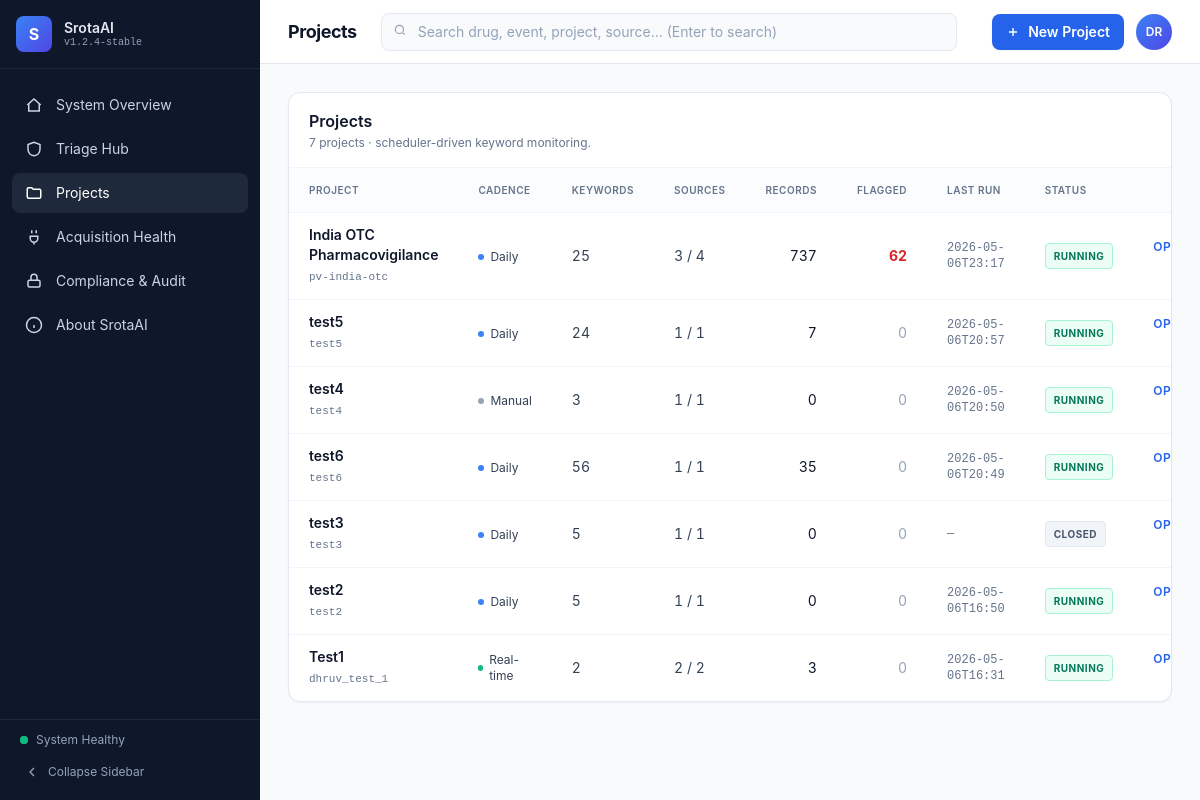
The app's page /projects with its own data.
### tables this page shows
CREATE TABLE projects (
    id              TEXT PRIMARY KEY,
    name            TEXT NOT NULL,
    description     TEXT,
    keywords_json   TEXT NOT NULL,        -- JSON list[str]
    time_window_json TEXT NOT NULL,       -- JSON TimeWindow.to_dict()
    config_json     TEXT NOT NULL,        -- full Project._serialisable() snapshot
    created_at      TEXT NOT NULL,
    updated_at      TEXT NOT NULL
, status TEXT NOT NULL DEFAULT 'running', cadence TEXT NOT NULL DEFAULT 'daily', last_started_at TEXT, last_completed_at TEXT);

### srotaai/web/app.py (the view)
@app.get("/projects")
def projects_page(request: Request):
    s = _store()
    try:
        ctx = _common("projects", s)
        ctx.update(page_title="Projects", project_rows=M.project_rows(s))
        return templates.TemplateResponse(request, "projects.html", ctx)
    finally:
        s.close()

### srotaai/web/templates/projects.html
{% extends "base.html" %}
{% import "_macros.html" as ui %}
{% block content %}
<section class="bg-white border border-slate-200 rounded-xl shadow-sm overflow-hidden">
  <header class="px-5 py-4 border-b border-slate-100">
    <h2 class="font-semibold text-slate-900">Projects</h2>
    <p class="text-xs text-slate-500 mt-0.5">{{ project_rows|length }} project{{ '' if project_rows|length==1 else 's' }} · scheduler-driven keyword monitoring.</p>
  </header>
  {% if project_rows %}
  <div class="overflow-x-auto">
  <table class="w-full text-sm">
    <thead class="text-[10px] uppercase tracking-wider text-slate-500 bg-slate-50/60">
      <tr>
        <th class="px-5 py-3 text-left font-semibold">Project</th>
        <th class="px-5 py-3 text-left font-semibold">Cadence</th>
        <th class="px-5 py-3 text-left font-semibold">Keywords</th>
        <th class="px-5 py-3 text-left font-semibold">Sources</th>
        <th class="px-5 py-3 text-right font-semibold">Records</th>
        <th class="px-5 py-3 text-right font-semibold">Flagged</th>
        <th class="px-5 py-3 text-left font-semibold">Last Run</th>
        <th class="px-5 py-3 text-left font-semibold">Status</th>
        <th></th>
      </tr>
    </thead>
    <tbody>
      {% for p in project_rows %}
      <tr class="border-t border-slate-100 hover:bg-slate-50/60">
        <td class="px-5 py-3">
          <div class="font-semibold text-slate-900">{{ p.name or p.id }}</div>
          <div class="text-[11px] text-slate-500 font-mono mt-0.5">{{ p.id }}</div>
        </td>
        <td class="px-5 py-3 text-slate-700 text-xs">
          <span class="inline-flex items-center gap-1.5">
            <span class="w-1.5 h-1.5 rounded-full
              {% if p.cadence=='real_time' %}bg-emerald-500 animate-pulse{% elif p.cadence=='daily' %}bg-blue-500{% elif p.cadence=='weekly' %}bg-violet-500{% else %}bg-slate-400{% endif %}"></span>
            {{ {'real_time':'Real-time','daily':'Daily','weekly':'Weekly','manual':'Manual'}.get(p.cadence, p.cadence) }}
          </span>
        </td>
        <td class="px-5 py-3 text-slate-700 tabular-nums">{{ p.kw_count }}</td>
        <td class="px-5 py-3 text-slate-700 tabular-nums">{{ p.sources_active }} / {{ p.sources_total }}</td>
        <td class="px-5 py-3 text-right tabular-nums">{{ p.records }}</td>
        <td class="px-5 py-3 text-right">
          {% if p.flagged %}
            <span class="font-bold text-red-600 tabular-nums">{{ p.flagged }}</span>
          {% else %}
            <span class="text-slate-400 tabular-nums">0</span>
          {% endif %}
        </td>
        <td class="px-5 py-3 text-xs font-mono text-slate-500">{{ p.last_run or '—' }}</td>
        <td class="px-5 py-3">{{ ui.pill(p.status, p.status_color) }}</td>
        <td class="px-5 py-3 text-right">
          <a href="/projects/{{ p.id }}" class="text-blue-600 hover:text-blue-700 font-semibold text-xs uppercase tracking-wider">Open →</a>
        </td>
      </tr>
      {% endfor %}
    </tbody>
  </table>
  </div>
  {% else %}
  <div class="p-8">{{ ui.empty_state('No projects yet', 'Create your first monitoring project to start ingesting and triaging signals.', '+ New Project', '/projects/new') }}</div>
  {% endif %}
</section>
{% endblock %}

### srotaai/web/templates/_macros.html (shortened to what this page needs)
{% macro pill(label, color='gray') %}
<span class="inline-flex items-center text-[10px] font-bold uppercase tracking-wider px-2 py-0.5 rounded
  {% if color=='green'   %}bg-emerald-50 text-emerald-700 border border-emerald-200{% endif %}
  {% if color=='gray'    %}bg-slate-100 text-slate-600 border border-slate-200{% endif %}
  ">{{ label }}</span>
{% endmacro %}

### srotaai/web/static/app.css (style rules this page uses)
html, body { margin: 0; padding: 0; }
html { scroll-behavior: smooth; }

### srotaai/web/templates/base.html (style rules this page uses)
body { font-family:Inter,ui-sans-serif,system-ui,sans-serif }
.font-mono,code,pre { font-family:"JetBrains Mono",ui-monospace,monospace }
html, body { margin: 0; padding: 0; }
body { min-height: 100vh; background: #f8fafc; color: #0f172a; }

### records on screen
projects: name "India OTC Pharmacovigilance", id "pv-india-otc", cadence "Daily", kw_count "25", sources_active "3", sources_total "4", records "737", flagged "62", updated_at "2026-05-06T23:17", label "RUNNING"
projects: name "test5", id "test5", cadence "Daily", kw_count "24", sources_active "1", sources_total "1", records "7", shows "0", last_completed_at "2026-05-06T20:57", label "RUNNING"
projects: name "test4", id "test4", cadence "Manual", kw_count "3", sources_active "1", sources_total "1", records "0", last_completed_at "2026-05-06T20:50", label "RUNNING"
projects: name "test6", id "test6", cadence "Daily", kw_count "56", sources_active "1", sources_total "1", records "35", shows "0", last_completed_at "2026-05-06T20:49", label "RUNNING"
projects: name "test3", id "test3", cadence "Daily", kw_count "5", sources_active "1", sources_total "1", records "0", last_run "—", status "CLOSED"
projects: name "test2", id "test2", cadence "Daily", kw_count "5", sources_active "1", sources_total "1", records "0", last_run "2026-05-06T16:50", label "RUNNING"
projects: name "Test1", id "dhruv_test_1", cadence "Real-time", kw_count "2", sources_active "2", sources_total "2", records "3", shows "0", last_completed_at "2026-05-06T16:31", label "RUNNING"

### other values on screen
{{ label }} "System Overview" "Triage Hub" "Projects" "Acquisition Health" "Compliance & Audit" "About SrotaAI"
{{ page_title or "System Overview" }} "Projects"
{{ project_rows|length }} "7"
{{ '' if project_rows|length==1 else 's' }} "s"
